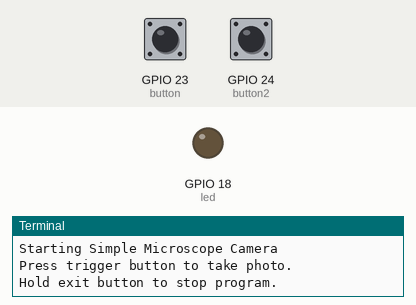
This program was run on a simulated Raspberry Pi (BCM pin numbers). Parts: output pins drawn as LEDs (lit = HIGH), the last lines printed to the terminal. Dashed ring = blinking. Inputs (shaded band) come from the test bench; at power-on: GPIO 24 (button2) HIGH, GPIO 23 (button) HIGH. The clock reads 2024-03-15 10:24:30 at power-on unless the program sets it; the camera gives no picture and a still takes 0.5 s.

Above: at 1.2 s.
1.3 s: GPIO 24 (button2) pulled LOW for 0.15 s
At 2.35 s:
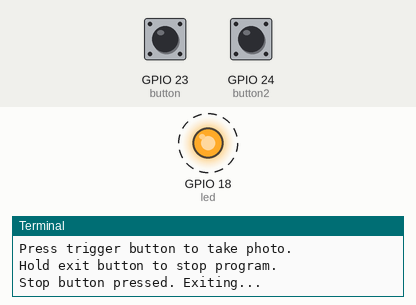
4.4 s: GPIO 23 (button) pulled LOW for 0.15 s
At 4.8 s:
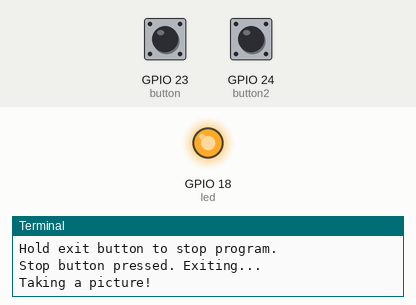
6.4 s: GPIO 24 (button2) pulled LOW for 1 s
At 8.8 s:
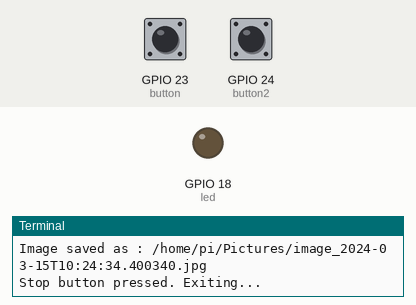
9.4 s: GPIO 24 (button2) pulled LOW for 3.2 s
At 10.65 s:
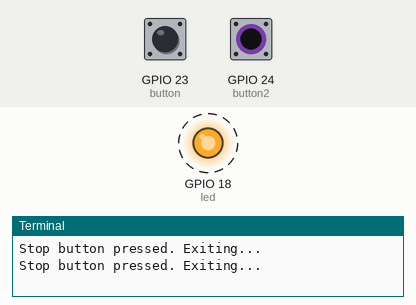
Timing chart, 0 to 13.0 s (numbered marks = the images above; inputs shaded):
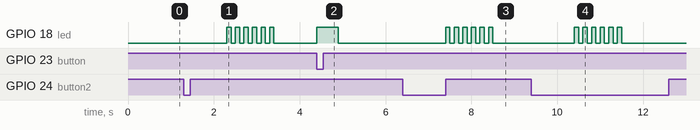

The program:

camera_button_trigger_simple.py
```python
#!/usr/bin/env python3

import picamera
from gpiozero import LED, Button
from datetime import datetime
from time import sleep
import signal
import os, sys

"""
A simple script for taking pictures when the camera is attached
to my stereo microscope

Two buttons and one LED are used:

* trigger button
* stop button
* indicator LED

When the script is started, a preview window is opened. Pressing the
trigger button takes
a picture at the highest resolution.

Needs to be stopped either by pressing the stop button, or by stopping
the python process (CTRL-D, or kill the process in ssh session)

Armin H., 02-2021
"""

RESOLUTION = None   # camera.MAX_RESOLUTION if set to "None".
                    # (4056, 3040) for hi-res camera
SCREEN_DIMS = (1920, 1080) #  # Dimension of live preview, e.g. (1920,1080)
IMG_LOCATION = '/home/pi/Pictures'

# Set up which pins to use for LED and buttons
led = LED(18)
button = Button(23, bounce_time=.5) # trigger button
button2 = Button(24, hold_time=1) # exit button

# Workaround for using a button to kill the signal.pause()
# https://www.raspberrypi.org/forums/viewtopic.php?t=268903
# Handler for SIGUSER1
def handleSignal(num, stack):
  #print('Got signal! And now we mysteriously will exit....')
  pass # we don't really need to do anything with this, just avoid error mess.

# define the signal:
signal.signal(signal.SIGUSR1, handleSignal)

def blink_led(num_blinks, blink_duration):
    for _ in range(num_blinks):
        led.on()
        sleep(blink_duration)
        led.off()
        sleep(blink_duration)

def take_picture():
    """
    Gets called when button is pressed
    """
    print('Taking a picture!')
    timestamp=datetime.now().isoformat()
    img_name = 'image_'+str(timestamp)+'.jpg'
    img_path = os.path.join(IMG_LOCATION, img_name)
    led.on()
    camera.capture(img_path)
    led.off()
    print('Image saved as : {}'.format(img_path))

def stop_program():
    """Close the program to get rid of video overlay"""
    print('Stop button pressed. Exiting...')
    blink_led(6, 0.1)
    os.kill(os.getpid(), signal.SIGUSR1)

print('Starting Simple Microscope Camera')
print('Press trigger button to take photo.')
print('Hold exit button to stop program.')

# set up the camera
camera = picamera.PiCamera()
if not RESOLUTION:
    camera.resolution = camera.MAX_RESOLUTION
else:
    camera.resolution = RESOLUTION

# Start the live preview at different resolution:
camera.start_preview(resolution=SCREEN_DIMS, fullscreen=True)

button.when_pressed = take_picture
button2.when_held = stop_program

signal.pause()
```

Measured:
- after the input at 1.3 s, GPIO 18 (led): alternates HIGH for 0.10 s and LOW for 0.10 s, 12 changes in all, then stays LOW, starting after 1.0 s
- after the input at 4.4 s, GPIO 18 (led): LOW → HIGH at once, → LOW 0.50 s later
- after the input at 6.4 s, GPIO 18 (led): alternates HIGH for 0.10 s and LOW for 0.10 s, 12 changes in all, then stays LOW, starting after 1.0 s
- after the input at 9.4 s, GPIO 18 (led): alternates HIGH for 0.10 s and LOW for 0.10 s, 12 changes in all, then stays LOW, starting after 1.0 s
